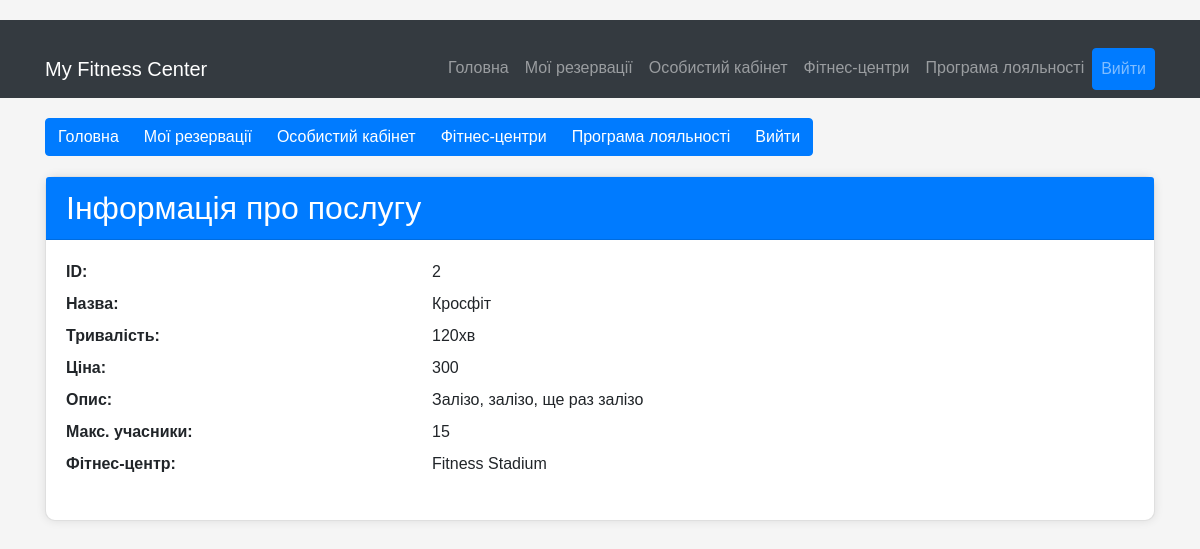
The page /fitness_center/1/services/2 on the database as committed earlier.
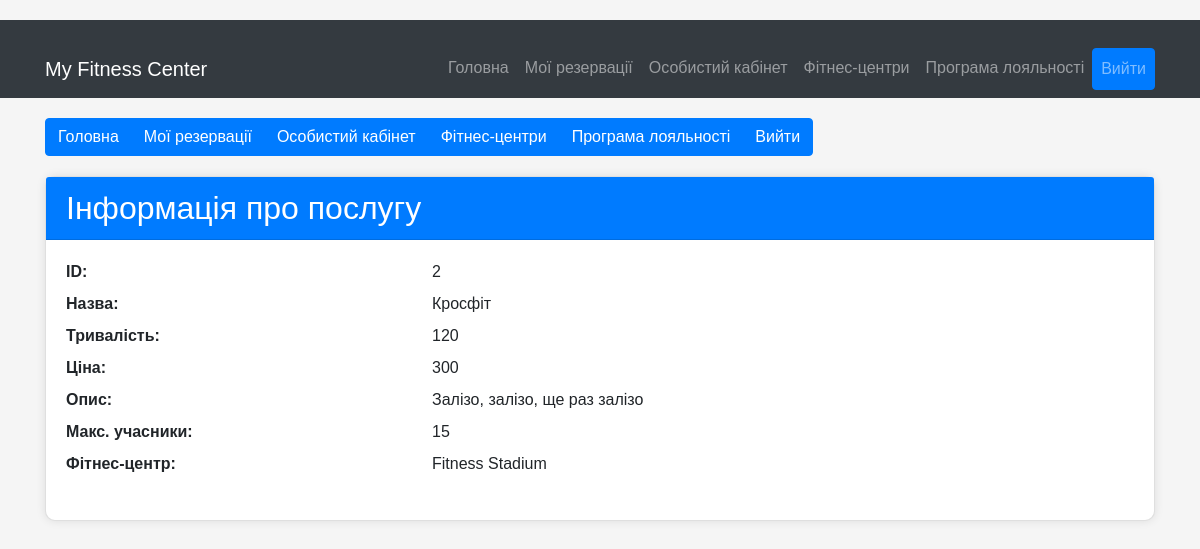
The same page on the database as committed later.
### tables this page shows
CREATE TABLE service (id INTEGER NOT NULL UNIQUE, name TEXT NOT NULL UNIQUE, duration INTEGER NOT NULL DEFAULT 0, description TEXT, price INTEGER NOT NULL DEFAULT 0, gym_id INTEGER NOT NULL REFERENCES gym (id), max_attendees INTEGER NOT NULL DEFAULT 1);

### app.py (the view)
@app.route('/fitness_center/<int:gym_id>/services/<int:service_id>', methods=['GET'])
def service_info(gym_id, service_id):
    with SQLiteDatabase('DB.db') as db:
        res = db.select_method('service', {'gym_id': gym_id, 'service_id': service_id},
                               join={'gym': 'service.gym_id = gym.id'},
                               columns=['service.id AS service_id', 'service.name', 'service.duration', 'service.price',
                                        'service.description', 'service.max_attendees', 'gym.name AS gym_name'],
                               fetch_all=False)
        if res is not None:
            return render_template('service.html', service=res)
        else:
            return "Service not found"

### app.py (called while the page is built)
def dict_factory(cursor, row):
    d = {}
    for idx, col in enumerate(cursor.description):
        d[col[0]] = row[idx]
    return d

    def __enter__(self):
        self.connection = sqlite3.connect(self.db_path)
        self.connection.row_factory = dict_factory
        return self

    def __exit__(self, exc_type, exc_val, exc_tb):
        if self.connection:
            self.connection.close()

### templates/service.html (shortened to what this page needs)
<!DOCTYPE html>
<html lang="uk">
<head>
    <link href="https://stackpath.bootstrapcdn.com/bootstrap/4.5.2/css/bootstrap.min.css" rel="stylesheet">
</head>
<body>
<nav class="navbar navbar-expand-lg navbar-dark bg-dark">
    <div class="container">
        <a class="navbar-brand" href="/">My Fitness Center</a>
        <div class="collapse navbar-collapse" id="navbarNav">
            <ul class="navbar-nav ml-auto">
                <li class="nav-item">
                    <a class="nav-link" href="/">Головна</a>
                </li>
                <li class="nav-item">
                    <a class="nav-link" href="/user/reservations">Мої резервації</a>
                </li>
                <li class="nav-item">
                    <a class="nav-link" href="/user">Особистий кабінет</a>
                </li>
                <li class="nav-item">
                    <a class="nav-link" href="/fitness_center">Фітнес-центри</a>
                </li>
                <li class="nav-item">
                    <a class="nav-link" href="/">Програма лояльності</a>
                </li>
                <li class="nav-item">
                    <a class="nav-link btn btn-primary btn-logout" href="/logout">Вийти</a>
                </li>
            </ul>
        </div>
    </div>
</nav>
<div class="container">
    <div class="btn-group" role="group" aria-label="Basic example">
        <a href="/" class="btn btn-primary">Головна</a>
        <a href="/user/reservations" class="btn btn-primary">Мої резервації</a>
        <a href="/user" class="btn btn-primary">Особистий кабінет</a>
        <a href="/fitness_center" class="btn btn-primary">Фітнес-центри</a>
        <a href="/" class="btn btn-primary">Програма лояльності</a>
        <a href="/logout" class="btn btn-primary btn-logout">Вийти</a>
    </div>
    <div class="card">
        <div class="card-header">
            <h2 class="card-title mb-0">Інформація про послугу</h2>
        </div>
        <div class="card-body">
            <dl class="row">
                <dt class="col-sm-4">ID:</dt>
                <dd class="col-sm-8">{{ service.service_id }}</dd>
                <dt class="col-sm-4">Назва:</dt>
                <dd class="col-sm-8">{{ service.name }}</dd>
                <dt class="col-sm-4">Тривалість:</dt>
                <dd class="col-sm-8">{{ service.duration }}</dd>
                <dt class="col-sm-4">Ціна:</dt>
                <dd class="col-sm-8">{{ service.price }}</dd>
                <dt class="col-sm-4">Опис:</dt>
                <dd class="col-sm-8">{{ service.description }}</dd>
                <dt class="col-sm-4">Макс. учасники:</dt>
                <dd class="col-sm-8">{{ service.max_attendees }}</dd>
                <dt class="col-sm-4">Фітнес-центр:</dt>
                <dd class="col-sm-8">{{ service.gym_name }}</dd>
            </dl>
        </div>
    </div>
</div>
</body>
</html>

Rows that differ between the two databases and show on the page:
changed service "Кросфіт": duration "120хв" → "120"
